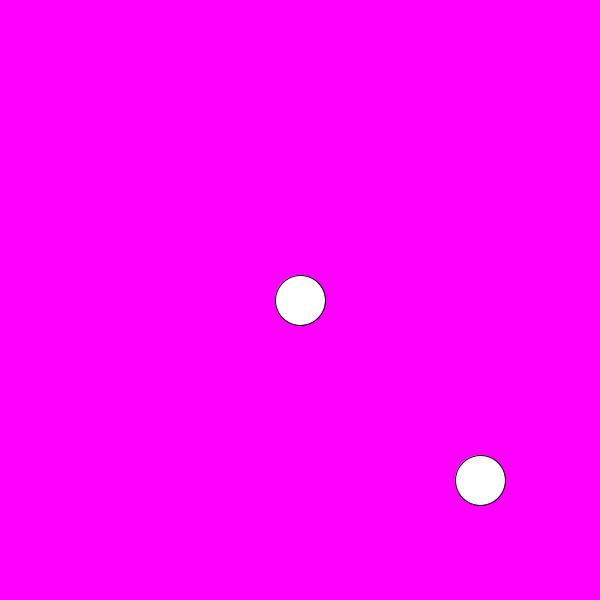
Frame 1 (no input)
Frame 60 (the mouse pressed at the canvas centre just before this capture): identical to frame 1, image omitted
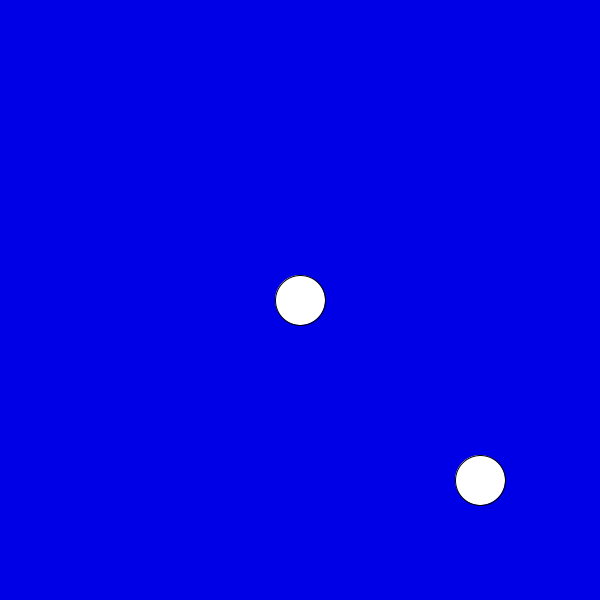
Frame 120 (the mouse held since frame 60 and released just before this capture)

The Processing sketch that drew these frames (run headless with seeded random() and noise(); from frame 60 on, the mouse is pressed at the canvas centre):

// Processing sketch: floatcalc__map
// ── floatcalc__map.pde
float x, y;
float x2, y2;
int size = 50;

void setup () {
  size (600,600);
  x = width/2; 
  y = height/2;
  
  x2 = width*.8; 
  y2 = height*.8;
  
}

void draw (){


//if (calcDist (x,y) < size/2){ 
//  background (255,255,0); 
//} else if (calcDist(x2,y2) < size/2) { 
//  background (255,0,255);
//}

int bgColor;
int b;

bgColor = int (map (calcDist (x,y), 0, width/2, 0, 255)); 
//divide width by 2 makes the range smaller therefore brighter colour 
b = int (map (calcDist (x2,y2), 0 , width/2, 100, 255)); 

background (bgColor, 0, b); 

println (calcDist (x,y));

  ellipse (x, y, 50,50);
  ellipse (x2,y2,size,size);
}

//local variable, each one has own distinguished one without having to make seperate variables. 
float calcDist (float xPos, float yPos){
  float dist = dist (mouseX, mouseY, xPos, yPos);
  return dist;
}
